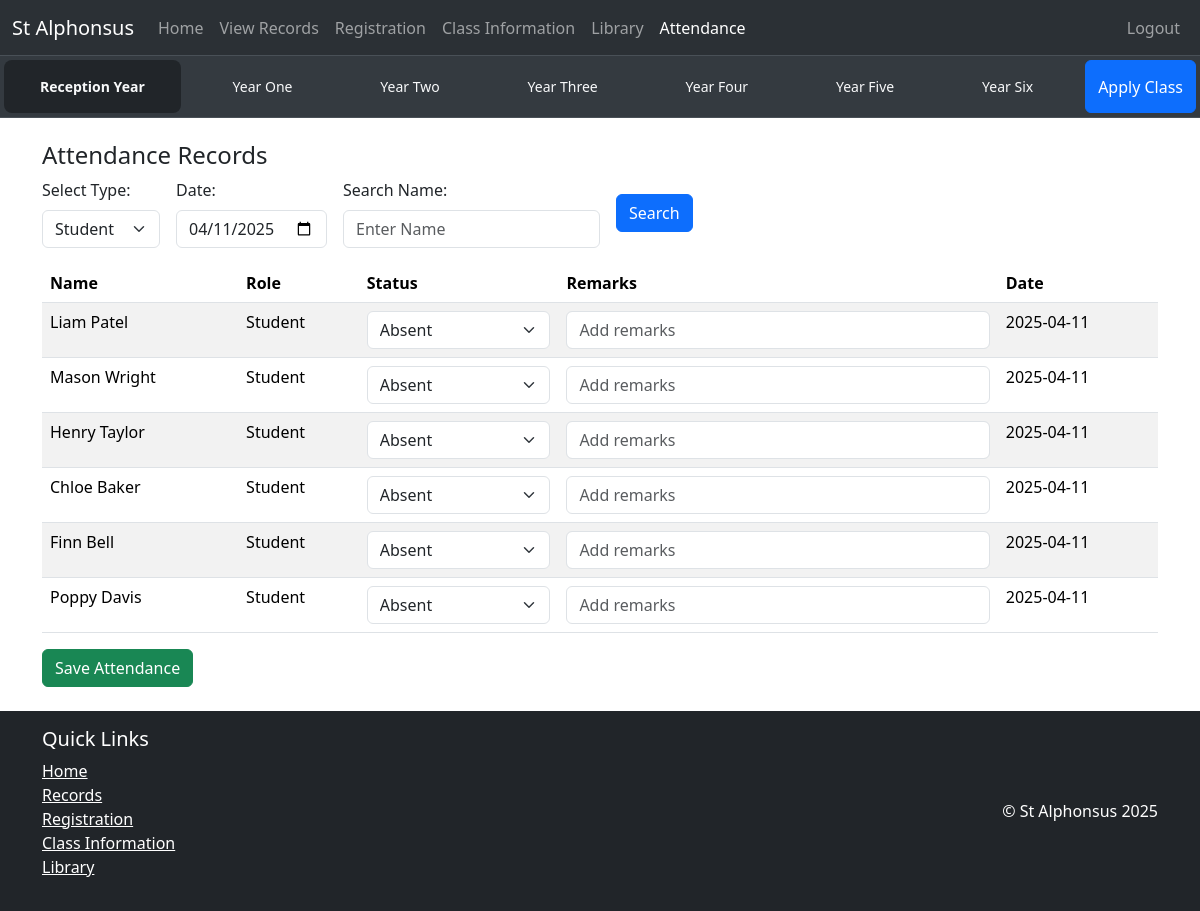
Screenshot of /pages/attendance.php (signed in) with the database file from the repository.
### tables this page shows
CREATE TABLE `student` (
  `student_id` varchar(12) NOT NULL,
  `person_id` varchar(12) NOT NULL,
  `class_id` varchar(12) NOT NULL,
  `subject` varchar(20) DEFAULT NULL,
  `fee` float DEFAULT NULL,
  `fee_status` enum('Paid','Pending','Overdue') DEFAULT NULL,
  `student_status` enum('Active','Inactive','Suspended') DEFAULT NULL,
  `enroll_date` date DEFAULT NULL
);

### pages/attendance.php (the view, shortened to what this page needs)
<?php
include __DIR__ . "/../connection.php";
include __DIR__ . "/../functions.php";
?>
<html lang="en">
<head>
    <link href="https://cdn.jsdelivr.net/npm/bootstrap@5.3.3/dist/css/bootstrap.min.css" rel="stylesheet"
>
    <link rel="stylesheet" href="/assets/css/attendance.css">
</head>
<body>
    <nav class="navbar navbar-expand-lg bg-body-tertiary" data-bs-theme="dark">
        <div class="container-fluid">
            <a class="navbar-brand" href="/index.php">St Alphonsus</a>
            <div class="collapse navbar-collapse" id="navbarNavAltMarkup">
                <div class="navbar-nav">
                    <a class="nav-link" href="/index.php">Home</a>
                    <a class="nav-link" href="/pages/records.php">View Records</a>
                    <a class="nav-link" href="/pages/registration.php">Registration</a>
                    <a class="nav-link" href="/pages/classinfo.php">Class Information</a>
                    <a class="nav-link" href="/pages/library.php">Library</a>
                    <a class="nav-link active" href="/pages/attendance.php">Attendance</a>
                </div>
                <div class="navbar-nav ms-auto">
                    <a class="nav-link" href="/pages/signout.php">Logout</a>
                </div>
            </div>
        </div>
    </nav>
    <?php
    $selectedType = $_GET['selectType'] ?? 'student';
    $attendanceDate = $_GET['attendanceDate'] ?? date('Y-m-d');
    $searchName = $_GET['searchName'] ?? '';
    $classOption = $_GET['classOption'] ?? 'CLR-00001';
    $records = [];
    if ($selectedType === 'student') {
        $query = "SELECT s.student_id AS id, CONCAT(p.first_name, ' ', p.last_name) AS name,
                         COALESCE(a.attendance_status, 'Absent') AS status, a.remarks
                  FROM student s
                -- getting the person id from the person table
                  JOIN persons p ON s.person_id = p.person_id
                  LEFT JOIN attendance_student a ON s.student_id = a.student_id AND a.attendance_date = ?
                  WHERE s.class_id = ? AND CONCAT(p.first_name, ' ', p.last_name) LIKE ?";
    }
    $stmt = $conn->prepare($query);
    $searchNameLike = "%$searchName%";
    if ($selectedType === 'student') {
        $stmt->bind_param('sss', $attendanceDate, $classOption, $searchNameLike);
    } elseif ($selectedType === 'teacher') {
        $stmt->bind_param('ss', $attendanceDate, $searchNameLike);
    } else {
        $stmt->bind_param('sss', $attendanceDate, $classOption, $searchNameLike);
    }
    $stmt->execute();
    $result = $stmt->get_result();
    while ($row = $result->fetch_assoc()) {
        $records[] = $row;
    }
    ?>
    <form class="" method="GET" action="">
        <div class="radio-inputs d-flex flex-wrap mb-2">
            <?php
            $classes = [
                'CLR-00001' => 'Reception Year',
                'CLR-00002' => 'Year One',
                'CLR-00003' => 'Year Two',
                'CLR-00004' => 'Year Three',
                'CLR-00005' => 'Year Four',
                'CLR-00006' => 'Year Five',
                'CLR-00007' => 'Year Six',
            ];
            foreach ($classes as $classId => $className) {
                echo '<label class="radio me-3">
                        <input type="radio" name="classOption" value="' . $classId . '" ' . ($classOption === $classId ? 'checked' : '') . '>
                        <span class="name">' . $className . '</span>
                      </label>';
            }
            ?>
            <button type="submit" class="btn btn-primary ">Apply Class</button>
        </div>
    </form>
    <div class="container mt-4">
        <h4>Attendance Records</h4>
        <form class="row g-3 align-items-center mb-3" method="GET" action="">
            <div class="col-auto">
                <label for="selectType" class="form-label">Select Type:</label>
                <select id="selectType" name="selectType" class="form-select">
                    <option value="student" <?php if ($selectedType === 'student') echo 'selected'; ?>>Student</option>
                </select>
            </div>
            <div class="col-auto">
                <label for="attendanceDate" class="form-label">Date:</label>
                <input
                    type="date"
                    id="attendanceDate"
                    name="attendanceDate"
                    class="form-control"
                    max="<?php echo date('Y-m-d'); ?>"
                    value="<?php echo htmlspecialchars($attendanceDate); ?>"
                >
            </div>
            <div class="col-auto">
                <label for="searchName" class="form-label">Search Name:</label>
                <input
                    type="text"
                    id="searchName"
                    name="searchName"
                    class="form-control"
                    placeholder="Enter Name"
                    value="<?php echo htmlspecialchars($searchName); ?>"
                >
            </div>
            <div class="col-auto">
                <button type="submit" class="btn btn-primary">Search</button>
            </div>
        </form>
        <form method="POST" action="">
            <table class="table table-striped">
                <thead>
                    <tr>
                        <th>Name</th>
                        <th>Role</th>
                        <th>Status</th>
                        <th>Remarks</th>
                        <th>Date</th>
                    </tr>
                </thead>
                <tbody>
                    <?php if (empty($records)): ?>
                        <tr>
                            <td colspan="5" class="text-center">No records found.</td>
                        </tr>
                    <?php else: ?>
                        <?php foreach ($records as $record): ?>
                            <tr>
                                <td><?php echo htmlspecialchars($record['name']); ?></td>
                                <td><?php echo ucfirst($selectedType); ?></td>
                                <td>
                                    <select name="attendance[<?php echo $record['id']; ?>][status]" class="form-select">
                                        <option value="Absent" <?php echo ($record['status'] === 'Absent') ? 'selected' : ''; ?>>Absent</option>
                                    </select>
                                </td>
                                <td>
                                    <input
                                        type="text"
                                        name="attendance[<?php echo $record['id']; ?>][remarks]"
                                        class="form-control"
                                        placeholder="Add remarks"
                                        value="<?php echo htmlspecialchars($record['remarks'] ?? ''); ?>"
                                    >
                                </td>
                                <td><?php echo htmlspecialchars($attendanceDate); ?></td>
                            </tr>
                        <?php endforeach; ?>
                    <?php endif; ?>
                </tbody>
            </table>
            <button type="submit" class="btn btn-success">Save Attendance</button>
        </form>
    </div>
    <footer class="bg-dark text-white py-3 mt-4">
        <div class="container">
            <div class="row justify-content-between">
                <div class="col">
                    <h5>Quick Links</h5>
                    <ul class="list-unstyled">
                        <li><a href="/index.php" class="text-white">Home</a></li>
                        <li><a href="/pages/records.php" class="text-white">Records</a></li>
                        <li><a href="/pages/registration.php" class="text-white">Registration</a></li>
                        <li><a href="/pages/classinfo.php" class="text-white">Class Information</a></li>
                        <li><a href="/pages/library.php" class="text-white">Library</a></li>
                    </ul>
                </div>
                <div class="col text-end align-self-center">
                    © St Alphonsus 2025
                </div>
            </div>
        </div>
    </footer>
</body>
</html>

### assets/css/attendance.css (style rules this page uses)
.radio-inputs { position: relative; display: flex; flex-wrap: wrap; background-color: var(--bs-gray-800); box-sizing: border-box; box-shadow: 0 0 0 1px var(--bs-gray-700); padding: 0.25rem; width: 100%; font-size: 14px; }
.radio-inputs .radio { flex: 1 1 auto; text-align: center; }
.radio-inputs .radio .name { display: flex; cursor: pointer; align-items: center; justify-content: center; border-radius: 0.5rem; border: none; padding: 1rem; color: var(--bs-light); transition: all .15s ease-in-out; }
.radio-inputs .radio input:checked+.name { background-color: var(--bs-gray-900); font-weight: 600; }

### rows the page displays
student: name "Liam Patel", student_id "Absent"
student: name "Mason Wright", student_id "Absent"
student: name "Henry Taylor", student_id "Absent"
student: name "Chloe Baker", student_id "Absent"
student: name "Finn Bell", student_id "Absent"
student: name "Poppy Davis", student_id "Absent"

### other values shown
$className "Reception Year"
$className "Year One"
$className "Year Two"
$className "Year Three"
$className "Year Four"
$className "Year Five"
$className "Year Six"
